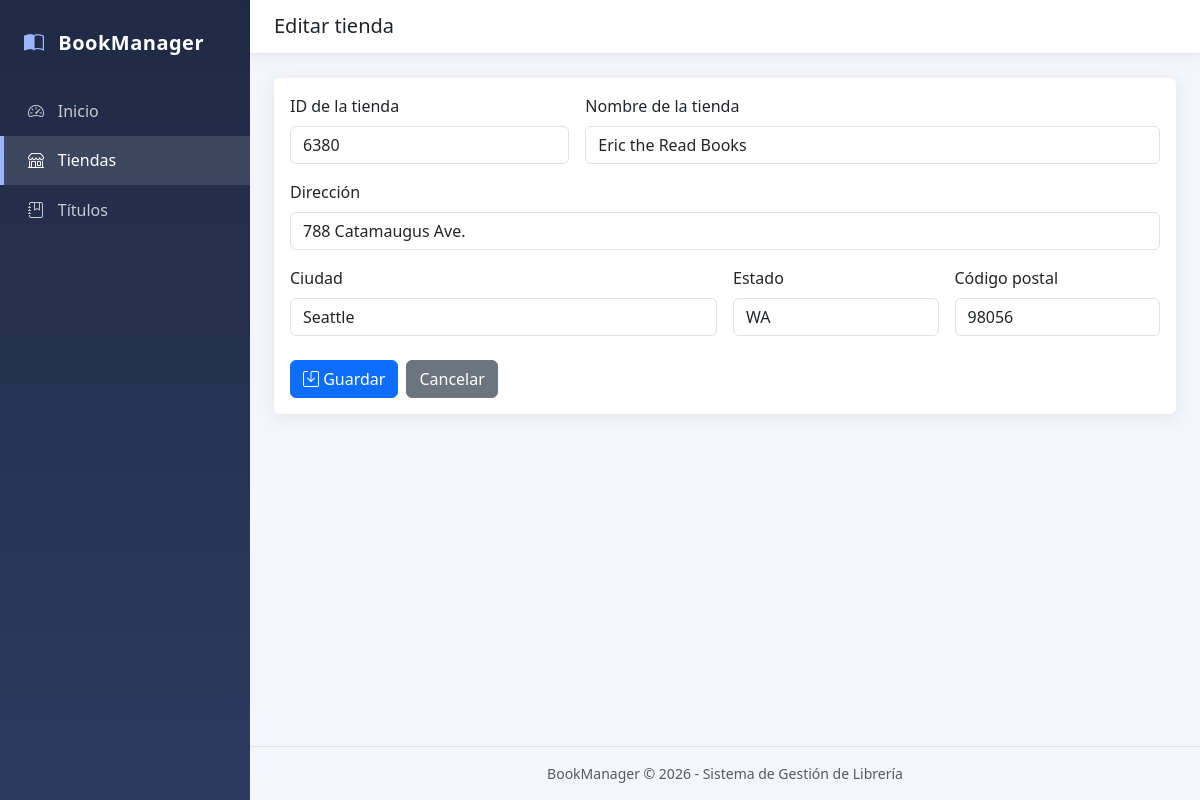
Page /views/tiendas/editar.php?id=6380 on the committed database.
### tables this page shows
CREATE TABLE tiendas (
  id_tienda INT PRIMARY KEY,
  nombre_tienda VARCHAR(60) NOT NULL,
  direcc_tienda VARCHAR(60),
  ciudad VARCHAR(40),
  estado CHAR(2),
  codigo_postal VARCHAR(10)
);

### views/tiendas/editar.php (called while the page is built, shortened)
<?php
require_once __DIR__ . '/../../includes/funciones.php';
require_once __DIR__ . '/../../models/Tienda.php';
$db = conectarDB();
$tiendaModel = new Tienda($db);
$id = $_GET['id'] ?? '';
$tienda = $tiendaModel->getById($id);
$datos = $tienda;
$editando     = true;
include __DIR__ . '/../../includes/header.php';
include __DIR__ . '/_form.php';
include __DIR__ . '/../../includes/footer.php';

### models/Tienda.php (called while the page is built, shortened)
<?php
class Tienda
{
    private PDO $db;
    public function __construct(PDO $db)
    {
        $this->db = $db;
    }
    public function getById($id)
    {
        $stmt = $this->db->prepare("SELECT * FROM tiendas WHERE id_tienda = :id");
        $stmt->execute([':id' => $id]);
        return $stmt->fetch();
    }
}

### includes/funciones.php (called while the page is built, shortened)
<?php
function e($valor): string
{
    return htmlspecialchars((string)$valor, ENT_QUOTES, 'UTF-8');
}

### views/tiendas/_form.php (the view, shortened to what this page needs)
<form method="post" class="card card-body" novalidate>
  <div class="row g-3">
    <div class="col-md-4">
      <label class="form-label" for="id_tienda">ID de la tienda</label>
      <input type="number" min="1" class="form-control" id="id_tienda" name="id_tienda"
             value="<?= e($datos['id_tienda']) ?>" <?= $editando ? 'readonly' : 'required' ?>>
    </div>
    <div class="col-md-8">
      <label class="form-label" for="nombre_tienda">Nombre de la tienda</label>
      <input type="text" class="form-control" id="nombre_tienda" name="nombre_tienda" maxlength="60"
             value="<?= e($datos['nombre_tienda']) ?>" required>
    </div>
    <div class="col-12">
      <label class="form-label" for="direcc_tienda">Dirección</label>
      <input type="text" class="form-control" id="direcc_tienda" name="direcc_tienda" maxlength="60"
             value="<?= e($datos['direcc_tienda']) ?>">
    </div>
    <div class="col-md-6">
      <label class="form-label" for="ciudad">Ciudad</label>
      <input type="text" class="form-control" id="ciudad" name="ciudad" maxlength="40"
             value="<?= e($datos['ciudad']) ?>">
    </div>
    <div class="col-md-3">
      <label class="form-label" for="estado">Estado</label>
      <input type="text" class="form-control" id="estado" name="estado" maxlength="2"
             value="<?= e($datos['estado']) ?>">
    </div>
    <div class="col-md-3">
      <label class="form-label" for="codigo_postal">Código postal</label>
      <input type="text" class="form-control" id="codigo_postal" name="codigo_postal" maxlength="10"
             value="<?= e($datos['codigo_postal']) ?>">
    </div>
  </div>
  <div class="mt-4 d-flex gap-2">
    <button type="submit" class="btn btn-primary"><i class="bi bi-save"></i> Guardar</button>
    <a href="index.php" class="btn btn-secondary">Cancelar</a>
  </div>
</form>

### assets/css/style.css (style rules this page uses)
:root { --sidebar-width: 250px; --sidebar-bg: #1f2a44; --sidebar-bg-2: #2d3b5f; --accent: #4e73df; }
body { background: #f4f6fb; }
.card { border: 0; box-shadow: 0 .15rem 1rem rgba(58, 59, 69, .1); }

### rows in the picture
tiendas: id_tienda "6380", nombre_tienda "Eric the Read Books", direcc_tienda "788 Catamaugus Ave.", ciudad "Seattle", estado "WA", codigo_postal "98056"

### other values in the picture
$tituloPagina "Editar tienda"
